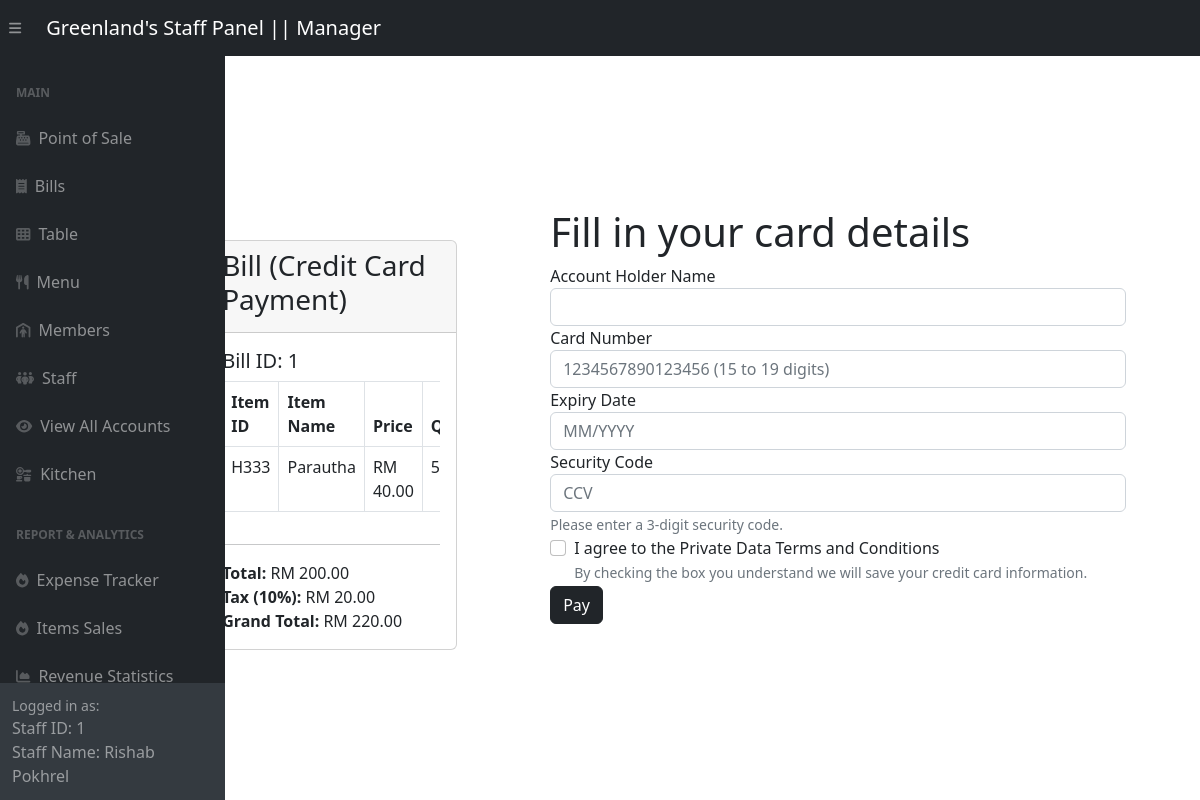
Screenshot of /adminSide/posBackend/posCardPayment.php?bill_id=1 (signed in) with the database file from the repository.
### tables this page shows
CREATE TABLE `staffs` (
  `staff_id` int(11) NOT NULL,
  `staff_name` varchar(255) DEFAULT NULL,
  `role` varchar(255) DEFAULT NULL,
  `account_id` int(11) DEFAULT NULL
);

CREATE TABLE `bill_items` (
  `bill_item_id` int(11) NOT NULL,
  `bill_id` int(11) DEFAULT NULL,
  `item_id` varchar(6) DEFAULT NULL,
  `quantity` int(11) DEFAULT NULL
);

CREATE TABLE `menu` (
  `item_id` varchar(6) NOT NULL,
  `item_name` varchar(255) DEFAULT NULL,
  `item_type` varchar(255) DEFAULT NULL,
  `item_category` varchar(255) DEFAULT NULL,
  `item_price` decimal(10,2) DEFAULT NULL,
  `item_description` varchar(255) DEFAULT NULL
);

### adminSide/posBackend/posCardPayment.php (the view, shortened to what this page needs)
<?php
require_once '../config.php';
include '../inc/dashHeader.php';
$bill_id = $_GET['bill_id'];
?>
<div class="container" style="margin-top: 15rem; margin-left: 4rem;">
    <div class="row justify-content-center">
        <div class="col-md-8">
            <div class="card">
                <div class="card-header">
                    <h3 class="card-title">Bill (Credit Card Payment)</h3>
                </div>
                <div class="card-body">
                    <h5>Bill ID: <?php echo $bill_id; ?></h5>
                    <div class="table-responsive">
                        <table class="table table-bordered">
                            <thead>
                                <tr>
                                    <th>Item ID</th>
                                    <th>Item Name</th>
                                    <th>Price</th>
                                    <th>Quantity</th>
                                </tr>
                            </thead>
                            <tbody>
                                <?php
                                $cart_query = "SELECT bi.*, m.item_name, m.item_price FROM bill_items bi
                           JOIN menu m ON bi.item_id = m.item_id
                           WHERE bi.bill_id = '$bill_id'";
                                $cart_result = mysqli_query($link, $cart_query);
                                $cart_total = 0;
                                $tax = 0.1;
                                if ($cart_result && mysqli_num_rows($cart_result) > 0) {
                                    while ($cart_row = mysqli_fetch_assoc($cart_result)) {
                                        $item_id = $cart_row['item_id'];
                                        $item_name = $cart_row['item_name'];
                                        $item_price = $cart_row['item_price'];
                                        $quantity = $cart_row['quantity'];
                                        $total = $item_price * $quantity;
                                        $cart_total += $total;
                                        echo '<tr>';
                                        echo '<td>' . $item_id . '</td>';
                                        echo '<td>' . $item_name . '</td>';
                                        echo '<td>RM ' . number_format($item_price, 2) . '</td>';
                                        echo '<td>' . $quantity . '</td>';
                                        echo '</tr>';
                                    }
                                } else {
                                    echo '<tr><td colspan="6">No Items in Cart.</td></tr>';
                                }
                                ?>
                            </tbody>
                        </table>
                    </div>
                    <hr>
                    <div class="text-right">
                        <?php
                        echo "<strong>Total:</strong> RM " . number_format($cart_total, 2) . "<br>";
                        echo "<strong>Tax (10%):</strong> RM " . number_format($cart_total * $tax, 2) . "<br>";
                        $GRANDTOTAL = $tax * $cart_total + $cart_total;
                        echo "<strong>Grand Total:</strong> RM " . number_format($GRANDTOTAL, 2);
                        ?>
                    </div>
                </div>
            </div>
        </div>
    </div>
</div>
<div id="card-payment" class="col-md-6 order-md-2" style="margin-top: 10rem; margin-right: 5rem;max-width: 40rem;">
    <div class="container-fluid pt-5 pl-3 pr-3">
        <h1>Fill in your card details</h1>
        <form action="creditCard.php?bill_id=<?php echo $bill_id; ?>" method="post">
            <div class="form-group">
                <label for="cardNameField">Account Holder Name</label>
                <input type="text" id="cardNameField" name="cardName" class="form-control" required>
            </div>
            <div class="form-group">
                <label for="cardField">Card Number</label>
                <input type="text" id="cardField" name="cardNumber" maxlength="19" minlength="15" class="form-control" placeholder="1234567890123456 (15 to 19 digits)" required>
            </div>
            <div class="form-group">
                <label for="expiryDate">Expiry Date</label>
                <input type="text" id="expiryDate" name="expiryDate" pattern="(0[1-9]|1[0-2])\/[0-9]{4}" maxlength="7" placeholder="MM/YYYY" class="form-control" required>
            </div>
            <div class="form-group">
                <label for="securityCode">Security Code</label>
                <input type="text" id="securityCode" name="securityCode" maxlength="3" class="form-control" placeholder="CCV" pattern="[0-9]{3}" required>
                <small class="form-text text-muted">Please enter a 3-digit security code.</small>
            </div>
            <div class="form-check">
                <input type="checkbox" class="form-check-input" id="privacyCheckbox" required>
                <label class="form-check-label" for="privacyCheckbox">I agree to the Private Data Terms and Conditions</label><br>
                <small id="privacyHelp" class="form-text text-muted">By checking the box you understand we will save your credit card information.</small>
            </div>
            <button type="submit" id="cardSubmit" class="btn btn-dark">Pay</button>
        </form>
    </div>
</div>
<?php include '../inc/dashFooter.php'; ?>

### adminSide/inc/dashHeader.php (shortened to what this page needs)
<?php
require_once "../config.php";
$sql = "SELECT * FROM staffs where account_id = " . $_SESSION['logged_account_id'];
$result = mysqli_query($link, $sql);
$row = mysqli_fetch_assoc($result);
$staff_role = $row['role'];
?>
<!DOCTYPE html>
<html lang="en">
<head>
    <link href="../css/styles.css" rel="stylesheet" />
</head>
<body class="sb-nav-fixed">
    <nav class="sb-topnav navbar navbar-expand navbar-dark bg-dark">
        <button class="btn btn-link btn-sm order-1 order-lg-0 me-4 me-lg-0" id="sidebarToggle" href="#!"><i class="fas fa-bars"></i></button>
        <?php
        if ($staff_role == "Chef")
            echo <<<link
                <a class="navbar-brand ps-3" href="../panel/kitchen-panel.php">Greenland's Staff Panel || $staff_role </a>
            link;
        else
            echo <<<link
                <a class="navbar-brand ps-3" href="../panel/pos-panel.php">Greenland's Staff Panel || $staff_role </a>
            link;
        ?>
    </nav>
    <div id="layoutSidenav">
        <div id="layoutSidenav_nav">
            <nav class="sb-sidenav accordion sb-sidenav-dark" id="sidenavAccordion">
                <div class="sb-sidenav-menu">
                    <div class="nav">
                        <div class="sb-sidenav-menu-heading">Main</div>
                        <?php
                        if ($staff_role == "Chef") {
                            echo <<<data
                            <a class="nav-link" href="../panel/kitchen-panel.php">
                            <div class="sb-nav-link-icon"><i class="fas fa-kitchen-set"></i></div>
                            Kitchen
                        </a>
                        <a class="nav-link" href="../StaffLogin/logout.php">
                                <div class="sb-nav-link-icon"><i class="fas fa-key"></i></div>
                                Log out
                            </a>
                        data;
                        } else if ($staff_role == "Manager") {
                            echo <<<data2
                            <a class="nav-link" href="../panel/pos-panel.php">
                                <div class="sb-nav-link-icon"><i class="fas fa-cash-register"></i></div>
                                Point of Sale
                            </a>
                            <a class="nav-link" href="../panel/bill-panel.php">
                                <div class="sb-nav-link-icon"><i class="fas fa-receipt"></i></div>
                                Bills
                            </a>
                            <a class="nav-link" href="../panel/table-panel.php">
                                <div class="sb-nav-link-icon"><i class="fas fa-table-cells"></i></div>
                                Table
                            </a>
                            <a class="nav-link" href="../panel/menu-panel.php">
                                <div class="sb-nav-link-icon"><i class="fas fa-utensils"></i></div>
                                Menu
                            </a>
                            <a class="nav-link" href="../panel/customer-panel.php">
                                <div class="sb-nav-link-icon"><i class="fas fa-person-shelter"></i></div>
                                Members
                            </a>
                            <a class="nav-link" href="../panel/staff-panel.php">
                                <div class="sb-nav-link-icon"><i class="fas fa-people-group"></i></div>
                                Staff
                            </a>
                            <a class="nav-link" href="../panel/account-panel.php">
                                <div class="sb-nav-link-icon"><i class="fas fa-eye"></i></div>
                                View All Accounts
                            </a>
                            <a class="nav-link" href="../panel/kitchen-panel.php">
                                <div class="sb-nav-link-icon"><i class="fas fa-kitchen-set"></i></div>
                                Kitchen
                            </a>
                            <div class="sb-sidenav-menu-heading">Report & Analytics</div>
                            <a class="nav-link" target="_blank" href="../redirect.php">
                                <div class="sb-nav-link-icon"><i class="fas fa-fire"></i></div>
                                Expense Tracker
                            </a>
                            <a class="nav-link" href="../panel/sales-panel.php">
                                <div class="sb-nav-link-icon"><i class="fas fa-fire"></i></div>
                                Items Sales
                            </a>
                            <a class="nav-link" href="../panel/statistics-panel.php">
                                <div class="sb-nav-link-icon"><i class="fas fa-chart-area"></i></div>
                                Revenue Statistics
                            </a>
                            data2;
                        } else if ($staff_role == "Staff") {
                            echo <<<data3
                            <a class="nav-link" href="../panel/pos-panel.php">
                                <div class="sb-nav-link-icon"><i class="fas fa-cash-register"></i></div>
                                Point of Sale
                            </a>
                            <a class="nav-link" href="../panel/bill-panel.php">
                                <div class="sb-nav-link-icon"><i class="fas fa-receipt"></i></div>
                                Bills
                            </a>
                            <a class="nav-link" href="../panel/table-panel.php">
                                <div class="sb-nav-link-icon"><i class="fas fa-table-cells"></i></div>
                                Table
                            </a>
                            <a class="nav-link" href="../panel/customer-panel.php">
                                <div class="sb-nav-link-icon"><i class="fas fa-person-shelter"></i></div>
                                Members
                            </a>
                            <a class="nav-link" href="../StaffLogin/logout.php">
                                <div class="sb-nav-link-icon"><i class="fas fa-key"></i></div>
                                Log out
                            </a>
                            data3;
                        }
                        ?>
                    </div>
                </div>
                <div class="sb-sidenav-footer">
                    <div class="small">Logged in as:</div>
                    <?php
                    if (isset($_SESSION['logged_account_id']) && isset($_SESSION['logged_staff_name'])) {
                        echo "Staff ID: " . $_SESSION['logged_account_id'] . "<br>";
                        echo "Staff Name: " . $_SESSION['logged_staff_name'];
                    } else {
                        echo "Not logged in";
                    }
                    ?>
                </div>
            </nav>
        </div>
        </<div>
        <div id="content-for-template">Content</div>

### rows the page displays
staffs: role "Manager"
bill_items: item "H333", item.item_name "Parautha", item.item_price "40.00", quantity "5"

### other values shown
$_SESSION['logged_account_id'] "1"
$_SESSION['logged_staff_name'] "Rishab Pokhrel"
$bill_id "1"
$cart_total "200.00"
$cart_total * $tax "20.00"
$GRANDTOTAL "220.00"
